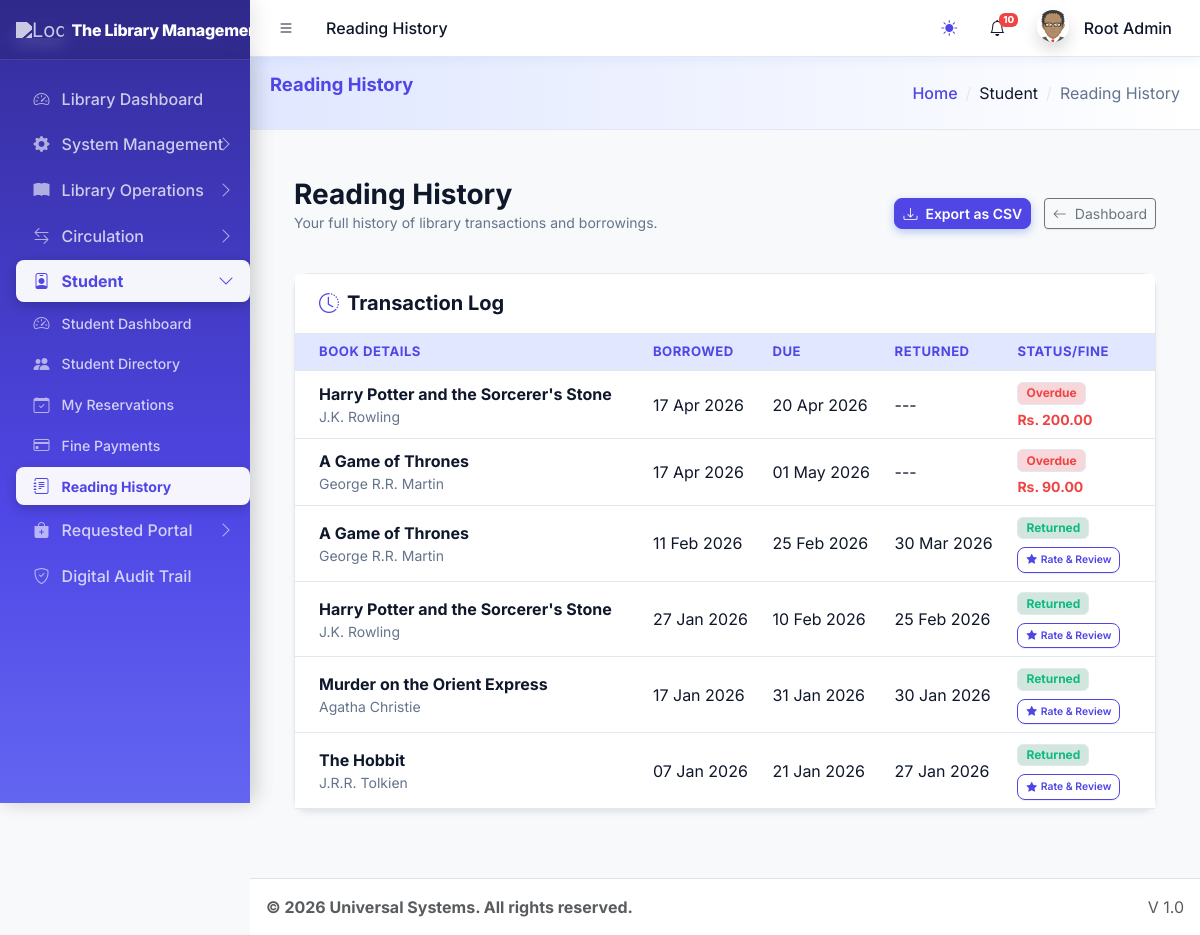
Screenshot of /dashboards/student/history.php (signed in) with the database file from the repository.
### tables this page shows
CREATE TABLE `sys_pages` (
  `id` int(11) NOT NULL,
  `parent_id` int(11) DEFAULT 0,
  `page_name` varchar(100) NOT NULL,
  `page_url` varchar(255) DEFAULT '#',
  `icon_class` varchar(50) DEFAULT 'bi bi-circle',
  `sort_order` int(11) DEFAULT 0
);

CREATE TABLE `lib_borrowings` (
  `id` int(11) NOT NULL,
  `user_id` int(11) NOT NULL,
  `book_id` int(11) NOT NULL,
  `borrow_date` date NOT NULL,
  `due_date` date NOT NULL,
  `return_date` date DEFAULT NULL,
  `fine_amount` decimal(10,2) DEFAULT 0.00,
  `status` enum('borrowed','returned','overdue') DEFAULT 'borrowed',
  `last_reminded_at` timestamp NULL DEFAULT NULL,
  `created_at` timestamp NOT NULL DEFAULT current_timestamp()
);

CREATE TABLE `lib_books` (
  `id` int(11) NOT NULL,
  `title` varchar(255) NOT NULL,
  `author_id` int(11) DEFAULT NULL,
  `category_id` int(11) DEFAULT NULL,
  `isbn` varchar(20) DEFAULT NULL,
  `total_copies` int(11) DEFAULT 1,
  `available_copies` int(11) DEFAULT 1,
  `cover_image` varchar(255) DEFAULT NULL,
  `status` enum('available','low_stock','out_of_stock') DEFAULT 'available',
  `is_issueable` tinyint(1) DEFAULT 1,
  `fine_per_day` decimal(10,2) NOT NULL DEFAULT 10.00,
  `book_type` varchar(50) DEFAULT 'Textbook',
  `created_at` timestamp NOT NULL DEFAULT current_timestamp()
);

CREATE TABLE `lib_authors` (
  `id` int(11) NOT NULL,
  `author_name` varchar(100) NOT NULL,
  `biography` text DEFAULT NULL,
  `created_at` timestamp NOT NULL DEFAULT current_timestamp()
);

### core/library_functions.php (called while the page is built, shortened)
<?php
class Library {
    private $pdo;
    public function __construct($pdo) {
        $this->pdo = $pdo;
    }
    public function getStudentBorrowings($userId) {
        $stmt = $this->pdo->prepare("
            SELECT br.*, b.title, b.cover_image, b.is_issueable, a.author_name
            FROM lib_borrowings br
            JOIN lib_books b ON br.book_id = b.id
            LEFT JOIN lib_authors a ON b.author_id = a.id
            WHERE br.user_id = ?
            ORDER BY br.borrow_date DESC
        ");
        $stmt->execute([$userId]);
        return $stmt->fetchAll();
    }
    public function getUnreadNotifications($userId, $limit = 10) {
        try {
            $stmt = $this->pdo->prepare("SELECT * FROM lib_notifications WHERE user_id = ? AND is_read = 0 ORDER BY created_at DESC LIMIT ?");
            $stmt->bindValue(1, $userId, PDO::PARAM_INT);
            $stmt->bindValue(2, (int)$limit, PDO::PARAM_INT);
            $stmt->execute();
            return $stmt->fetchAll();
        } catch (PDOException $e) { return []; }
    }
    public function canUserReviewBook($userId, $bookId) {
        $stmt = $this->pdo->prepare("SELECT id FROM lib_borrowings WHERE user_id = ? AND book_id = ? AND status = 'returned'");
        $stmt->execute([$userId, $bookId]);
        return $stmt->rowCount() > 0;
    }
}
?>

### dashboards/student/history.php (the view, shortened to what this page needs)
<?php
require_once '../../includes/header.php';
require_once '../../core/library_functions.php';
$lib = new Library($pdo);
$userId = $_SESSION['user_id'];
$borrowings = $lib->getStudentBorrowings($userId);
?>
<div class="container-fluid px-4 mt-4">
    <div class="row mb-4 align-items-center">
        <div class="col-md-6">
            <h1 class="h3 mb-0 text-gray-800">Reading History</h1>
            <p class="text-muted small">Your full history of library transactions and borrowings.</p>
        </div>
        <div class="col-md-6 text-end">
            <button class="btn btn-primary btn-sm me-2" onclick="exportHistory()">
                <i class="bi bi-download me-2"></i>Export as CSV
            </button>
            <a href="student_dashboard.php" class="btn btn-outline-secondary btn-sm">
                <i class="bi bi-arrow-left me-2"></i>Dashboard
            </a>
        </div>
    </div>
    <div class="card shadow-sm border-0 mb-4">
        <div class="card-header bg-white py-3 border-0">
            <h5 class="m-0 fw-bold"><i class="bi bi-clock-history me-2 text-primary"></i>Transaction Log</h5>
        </div>
        <div class="card-body p-0">
            <div class="table-responsive">
                <table class="table table-hover align-middle mb-0">
                    <thead class="bg-light text-muted small text-uppercase">
                        <tr>
                            <th class="ps-4">Book Details</th>
                            <th>Borrowed</th>
                            <th>Due</th>
                            <th>Returned</th>
                            <th>Status/Fine</th>
                        </tr>
                    </thead>
                    <tbody>
                        <?php if (empty($borrowings)): ?>
                            <tr><td colspan="5" class="text-center py-5 text-muted">No reading history found. Start exploring books!</td></tr>
                        <?php else: foreach ($borrowings as $b): ?>
                            <tr>
                                <td class="ps-4">
                                    <div class="fw-bold text-dark"><?= htmlspecialchars($b['title']) ?></div>
                                    <div class="small text-muted"><?= htmlspecialchars($b['author_name'] ?? '---') ?></div>
                                </td>
                                <td><?= date('d M Y', strtotime($b['borrow_date'])) ?></td>
                                <td><?= date('d M Y', strtotime($b['due_date'])) ?></td>
                                <td><?= $b['return_date'] ? date('d M Y', strtotime($b['return_date'])) : '---' ?></td>
                                <td>
                                    <?php if ($b['status'] == 'returned'): ?>
                                        <span class="badge bg-success-subtle text-success border border-success-subtle px-2 mb-1">
                                            Returned
                                        </span>
                                        <?php if ($lib->canUserReviewBook($userId, $b['book_id'])): ?>
                                            <br>
                                            <button class="btn btn-sm btn-outline-primary mt-1" style="font-size: 0.65rem;" onclick="openReviewModal(<?= $b['book_id'] ?>, '<?= htmlspecialchars($b['title']) ?>')">
                                                <i class="bi bi-star-fill me-1"></i>Rate & Review
                                            </button>
                                        <?php else: ?>
                                            <br>
                                            <span class="text-muted extra-small"><i class="bi bi-check2-all me-1"></i>Reviewed</span>
                                        <?php endif; ?>
                                    <?php elseif ($b['status'] == 'overdue'): ?>
                                        <span class="badge bg-danger-subtle text-danger border border-danger-subtle px-2 mb-1">
                                            Overdue
                                        </span>
                                    <?php else: ?>
                                        <span class="badge bg-primary-subtle text-primary border border-primary-subtle px-2 mb-1">
                                            Active
                                        </span>
                                    <?php endif; ?>
                                    <?php if ($b['fine_amount'] > 0): ?>
                                        <div class="small fw-bold text-danger">Rs. <?= number_format($b['fine_amount'], 2) ?></div>
                                    <?php endif; ?>
                                </td>
                            </tr>
                        <?php endforeach; endif; ?>
                    </tbody>
                </table>
            </div>
        </div>
    </div>
</div>
<?php require_once '../../includes/footer.php'; ?>

### includes/header.php (shortened to what this page needs)
<?php
require_once __DIR__ . '/../core/session.php';
$settings = [];
$stmt = $pdo->query("SELECT * FROM system_settings");
while ($row = $stmt->fetch()) {
    $settings[$row['setting_key']] = $row['setting_value'];
}
$current_url = substr($_SERVER['SCRIPT_NAME'], strlen('/universal/'));
$pageStmt = $pdo->prepare("SELECT * FROM sys_pages WHERE page_url LIKE ? LIMIT 1");
$pageStmt->execute(["%$current_url%"]);
$currentPageData = $pageStmt->fetch();
$pageTitle = $currentPageData['page_name'] ?? 'Dashboard';
$pageId = $currentPageData['id'] ?? 0;
$breadcrumbs = [];
if ($currentPageData && isset($currentPageData['id'])) {
    $crumbId = $currentPageData['id'];
    $safety_counter = 0;
    while($crumbId != 0 && $safety_counter < 10) {
        $safety_counter++;
        $crumbStmt = $pdo->prepare("SELECT id, parent_id, page_name, page_url FROM sys_pages WHERE id = ?");
        $crumbStmt->execute([$crumbId]);
        $crumb = $crumbStmt->fetch(PDO::FETCH_ASSOC);
        if ($crumb && is_array($crumb)) {
            array_unshift($breadcrumbs, $crumb);
            $crumbId = (int)$crumb['parent_id'];
        } else {
            break;
        }
    }
}
?>
<!DOCTYPE html>
<html lang="en"> <head>
    <link rel="stylesheet" href="<?= BASE_URL ?>assets/css/bootstrap.min.css" />
    <link rel="stylesheet" href="<?= BASE_URL ?>assets/css/bootstrap-icons.css" />
    <link rel="stylesheet" href="<?= BASE_URL ?>assets/css/adminlte.min.css" />
    <link rel="stylesheet" href="<?= BASE_URL ?>assets/css/theme.css?v=8.0" />
    <?php
    require_once __DIR__ . '/../core/library_functions.php';
    $lib = new Library($pdo);
    $unreadNotifs = $lib->getUnreadNotifications($_SESSION['user_id']);
    $unreadCount = count($unreadNotifs);
    ?>
</head>
<body class="layout-fixed sidebar-expand-lg bg-body-tertiary">
<div class="app-wrapper">
    <nav class="app-header navbar navbar-expand bg-body">
        <div class="container-fluid">
            <ul class="navbar-nav">
                <li class="nav-item"> <a class="nav-link" id="sidebar-toggle-btn" data-lte-toggle="sidebar" href="#" role="button"><i class="bi bi-list"></i></a> </li>
                <li class="nav-item d-none d-md-block"> <a href="#" class="nav-link"><?= $pageTitle ?></a> </li>
            </ul>
            <ul class="navbar-nav ms-auto">
                 <li class="nav-item">
                    <button class="btn btn-link nav-link" id="theme-toggle" type="button">
                        <i class="bi bi-sun-fill" id="theme-icon"></i>
                    </button>
                </li>
                <li class="nav-item dropdown">
                    <a class="nav-link" data-bs-toggle="dropdown" href="#" aria-expanded="false">
                        <i class="bi bi-bell"></i>
                        <?php if($unreadCount > 0): ?>
                            <span class="navbar-badge badge text-bg-danger" style="font-size: 0.6rem; padding: 2px 4px;"><?= $unreadCount ?></span>
                        <?php endif; ?>
                    </a>
                </li>
                <li class="nav-item dropdown user-menu">
                    <a href="#" class="nav-link dropdown-toggle" data-bs-toggle="dropdown">
                        <img src="<?= !empty($_SESSION['avatar']) ? $_SESSION['avatar'] : BASE_URL.'assets/img/avatar.png' ?>" class="user-image rounded-circle shadow" alt="User Image">
                        <span class="d-none d-md-inline ms-1"><?= htmlspecialchars($_SESSION['name']) ?></span>
                    </a>
                </li>
            </ul>
        </div>
    </nav>
    <?php include 'sidebar.php'; ?>
    <main class="app-main">
        <div class="app-content-header">
            <div class="container-fluid">
                <div class="row">
                    <div class="col-sm-6"><h3 class="mb-0"><?= $pageTitle ?></h3></div>
                    <div class="col-sm-6">
                        <ol class="breadcrumb float-sm-end">
                            <li class="breadcrumb-item"><a href="<?= BASE_URL ?>">Home</a></li>
                            <?php foreach($breadcrumbs as $b): if($b): ?>
                                <li class="breadcrumb-item <?= ($b['id'] == $pageId) ? 'active' : '' ?>">
                                    <?= htmlspecialchars($b['page_name']) ?>
                                </li>
                            <?php endif; endforeach; ?>
                        </ol>
                    </div>
                </div>
            </div>
        </div>
        <div class="app-content">
            <div class="container-fluid">

### includes/sidebar.php (shortened to what this page needs)
<aside class="app-sidebar bg-body-secondary shadow">
    <div class="sidebar-brand d-flex align-items-center justify-content-between px-3">
        <a href="<?= BASE_URL ?>index.php" class="brand-link flex-grow-1">
            <img src="<?= $settings['system_logo'] ?>" alt="Logo" class="brand-image opacity-75 shadow">
            <span class="brand-text fw-light"><?= $settings['system_name'] ?></span>
        </a>
    </div>
    <div class="sidebar-wrapper">
        <nav class="mt-2">
            <ul class="nav sidebar-menu flex-column" data-lte-toggle="treeview" role="menu" data-accordion="false">
                <?php
                function isMenuPageActive($pdo, $pageId, $currentBasename, $userRole)
                {
                    $stmt = $pdo->prepare("SELECT page_url FROM sys_pages WHERE id = ?");
                    $stmt->execute([$pageId]);
                    $page = $stmt->fetch();
                    if ($page && $page['page_url'] !== '#' && basename($page['page_url']) === $currentBasename) {
                        return true;
                    }
                    $sql = "
                        SELECT p.id FROM sys_pages p
                        JOIN role_access ra ON p.id = ra.page_id
                        WHERE p.parent_id = ? AND ra.role_key = ?
                    ";
                    $stmt = $pdo->prepare($sql);
                    $stmt->execute([$pageId, $userRole]);
                    $children = $stmt->fetchAll();
                    foreach ($children as $child) {
                        if (isMenuPageActive($pdo, $child['id'], $currentBasename, $userRole)) {
                            return true;
                        }
                    }
                    return false;
                }
                function buildMenu($pdo, $parentId = 0, $userRole, $currentBasename, $skipIds = [])
                {
                    $sql = "
                        SELECT p.* FROM sys_pages p
                        JOIN role_access ra ON p.id = ra.page_id
                        WHERE p.parent_id = ? AND ra.role_key = ?
                        ORDER BY p.sort_order ASC
                    ";
                    $stmt = $pdo->prepare($sql);
                    $stmt->execute([$parentId, $userRole]);
                    $items = $stmt->fetchAll();
                    foreach ($items as $item) {
                        $childStmt = $pdo->prepare("SELECT COUNT(*) FROM sys_pages WHERE parent_id = ?");
                        $childStmt->execute([$item['id']]);
                        $hasChildren = $childStmt->fetchColumn() > 0;
                        $isActive = isMenuPageActive($pdo, $item['id'], $currentBasename, $userRole);
                        $menuOpen = ($hasChildren && $isActive) ? 'menu-open' : '';
                        $activeClass = $isActive ? 'active' : '';
                        echo '<li class="nav-item ' . $menuOpen . '">';
                        echo '<a href="' . ($hasChildren ? '#' : BASE_URL . $item['page_url']) . '" class="nav-link ' . $activeClass . '">';
                        echo '<i class="nav-icon ' . $item['icon_class'] . '"></i>';
                        echo '<p>' . htmlspecialchars($item['page_name']);
                        if ($hasChildren) {
                            echo '<i class="nav-arrow bi bi-chevron-right"></i>';
                        }
                        echo '</p></a>';
                        if ($hasChildren) {
                            echo '<ul class="nav nav-treeview">';
                            buildMenu($pdo, $item['id'], $userRole, $currentBasename, $skipIds);
                            echo '</ul>';
                        }
                        echo '</li>';
                    }
                }
                $currentBasename = basename($_SERVER['PHP_SELF']);
                $userRole = $_SESSION['role'] ?? '';
                buildMenu($pdo, 0, $userRole, $currentBasename);
                ?>
            </ul>
        </nav>
    </div>
</aside>

### includes/header.php (style rules this page uses)
.user-image { width: 30px; height: 30px; object-fit: cover; }

### rows the page displays
sys_pages: page_name "Reading History"
sys_pages: page_name "Library Dashboard"
sys_pages: page_name "System Management"
sys_pages: page_name "Library Operations"
sys_pages: page_name "Circulation"
sys_pages: page_name "Student"
sys_pages: page_name "Student Dashboard"
sys_pages: page_name "Student Directory"
sys_pages: page_name "My Reservations"
sys_pages: page_name "Fine Payments"
sys_pages: page_name "Requested Portal"
sys_pages: page_name "Digital Audit Trail"
lib_borrowings: book.title "Harry Potter and the Sorcerer's Stone", lib_authors.author_name "J.K. Rowling", borrow_date "17 Apr 2026", due_date "20 Apr 2026", status "Overdue", fine_amount "200.00"
lib_borrowings: book.title "A Game of Thrones", lib_authors.author_name "George R.R. Martin", borrow_date "17 Apr 2026", due_date "01 May 2026", status "Overdue", fine_amount "90.00"
lib_borrowings: book.title "A Game of Thrones", lib_authors.author_name "George R.R. Martin", borrow_date "11 Feb 2026", due_date "25 Feb 2026", return_date "30 Mar 2026"
lib_borrowings: book.title "Harry Potter and the Sorcerer's Stone", lib_authors.author_name "J.K. Rowling", borrow_date "27 Jan 2026", due_date "10 Feb 2026", return_date "25 Feb 2026"
lib_borrowings: book.title "Murder on the Orient Express", lib_authors.author_name "Agatha Christie", borrow_date "17 Jan 2026", due_date "31 Jan 2026", return_date "30 Jan 2026"
lib_borrowings: book.title "The Hobbit", lib_authors.author_name "J.R.R. Tolkien", borrow_date "07 Jan 2026", due_date "21 Jan 2026", return_date "27 Jan 2026"

### other values shown
$unreadCount "10"
$_SESSION['name'] "Root Admin"
$settings['system_name'] "The Library…"
$settings['footer_text'] "© 2026 Universal Systems. All rights reserved."
